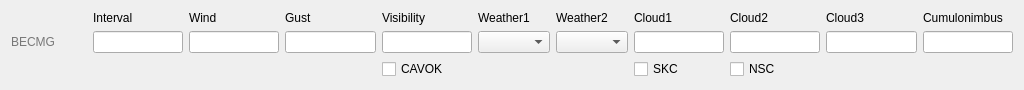
<?xml version="1.0" encoding="UTF-8"?>
<ui version="4.0">
 <class>Editor</class>
 <widget class="QWidget" name="Editor">
  <property name="geometry">
   <rect>
    <x>0</x>
    <y>0</y>
    <width>1024</width>
    <height>80</height>
   </rect>
  </property>
  <property name="windowTitle">
   <string notr="true">BECMG</string>
  </property>
  <layout class="QVBoxLayout" name="verticalLayout">
   <item>
    <layout class="QGridLayout" name="layout">
     <item row="2" column="4">
      <widget class="QLabel" name="intervalLabel">
       <property name="text">
        <string>Interval</string>
       </property>
       <property name="buddy">
        <cstring>interval</cstring>
       </property>
      </widget>
     </item>
     <item row="2" column="12">
      <widget class="QLabel" name="cloud2Label">
       <property name="text">
        <string>Cloud2</string>
       </property>
       <property name="buddy">
        <cstring>cloud2</cstring>
       </property>
      </widget>
     </item>
     <item row="5" column="14">
      <widget class="QLineEdit" name="cb"/>
     </item>
     <item row="2" column="5">
      <widget class="QLabel" name="windLabel">
       <property name="text">
        <string>Wind</string>
       </property>
       <property name="buddy">
        <cstring>wind</cstring>
       </property>
      </widget>
     </item>
     <item row="2" column="6">
      <widget class="QLabel" name="gustLabel">
       <property name="text">
        <string>Gust</string>
       </property>
       <property name="buddy">
        <cstring>gust</cstring>
       </property>
      </widget>
     </item>
     <item row="5" column="4">
      <widget class="QLineEdit" name="interval"/>
     </item>
     <item row="2" column="7">
      <widget class="QLabel" name="visLabel">
       <property name="text">
        <string>Visibility</string>
       </property>
       <property name="buddy">
        <cstring>vis</cstring>
       </property>
      </widget>
     </item>
     <item row="2" column="13">
      <widget class="QLabel" name="cloud3Label">
       <property name="text">
        <string>Cloud3</string>
       </property>
       <property name="buddy">
        <cstring>cloud3</cstring>
       </property>
      </widget>
     </item>
     <item row="5" column="7">
      <widget class="QLineEdit" name="vis"/>
     </item>
     <item row="6" column="7">
      <widget class="QCheckBox" name="cavok">
       <property name="text">
        <string notr="true">CAVOK</string>
       </property>
      </widget>
     </item>
     <item row="5" column="11">
      <widget class="QLineEdit" name="cloud1"/>
     </item>
     <item row="6" column="12">
      <widget class="QCheckBox" name="nsc">
       <property name="text">
        <string notr="true">NSC</string>
       </property>
      </widget>
     </item>
     <item row="5" column="13">
      <widget class="QLineEdit" name="cloud3"/>
     </item>
     <item row="6" column="11">
      <widget class="QCheckBox" name="skc">
       <property name="text">
        <string notr="true">SKC</string>
       </property>
      </widget>
     </item>
     <item row="5" column="6">
      <widget class="QLineEdit" name="gust"/>
     </item>
     <item row="5" column="5">
      <widget class="QLineEdit" name="wind"/>
     </item>
     <item row="5" column="12">
      <widget class="QLineEdit" name="cloud2"/>
     </item>
     <item row="5" column="0">
      <widget class="QLabel" name="name">
       <property name="minimumSize">
        <size>
         <width>76</width>
         <height>0</height>
        </size>
       </property>
       <property name="styleSheet">
        <string notr="true">color: rgb(120, 120, 120);</string>
       </property>
       <property name="text">
        <string notr="true">BECMG</string>
       </property>
      </widget>
     </item>
     <item row="2" column="11">
      <widget class="QLabel" name="cloud1Label">
       <property name="text">
        <string>Cloud1</string>
       </property>
       <property name="buddy">
        <cstring>cloud1</cstring>
       </property>
      </widget>
     </item>
     <item row="2" column="14">
      <widget class="QLabel" name="cbLabel">
       <property name="text">
        <string>Cumulonimbus</string>
       </property>
       <property name="buddy">
        <cstring>cb</cstring>
       </property>
      </widget>
     </item>
     <item row="5" column="10">
      <widget class="QComboBox" name="weather"/>
     </item>
     <item row="5" column="8">
      <widget class="QComboBox" name="weatherWithIntensity"/>
     </item>
     <item row="2" column="10">
      <widget class="QLabel" name="weatherLabel">
       <property name="text">
        <string>Weather2</string>
       </property>
       <property name="buddy">
        <cstring>weather</cstring>
       </property>
      </widget>
     </item>
     <item row="2" column="8">
      <widget class="QLabel" name="weatherWithIntensityLabel">
       <property name="text">
        <string>Weather1</string>
       </property>
       <property name="buddy">
        <cstring>weatherWithIntensity</cstring>
       </property>
      </widget>
     </item>
    </layout>
   </item>
  </layout>
 </widget>
 <tabstops>
  <tabstop>interval</tabstop>
  <tabstop>wind</tabstop>
  <tabstop>gust</tabstop>
  <tabstop>vis</tabstop>
  <tabstop>weatherWithIntensity</tabstop>
  <tabstop>weather</tabstop>
  <tabstop>cloud1</tabstop>
  <tabstop>cloud2</tabstop>
  <tabstop>cloud3</tabstop>
  <tabstop>cb</tabstop>
  <tabstop>cavok</tabstop>
  <tabstop>skc</tabstop>
  <tabstop>nsc</tabstop>
 </tabstops>
 <resources/>
 <connections/>
</ui>
